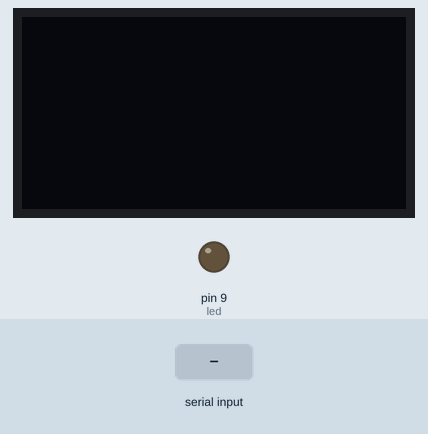
Recording of a sketch running on a simulated Arduino Uno, built with avr-gcc and run on an emulated ATmega328P. On the bench: 128×64 one-colour display, output pins drawn as LEDs (lit = HIGH). The inputs (shaded band) are chosen by the test bench.

Above: at 1.2 s.
1.3 s: "90 45\n" received over Serial
At 1.8 s:
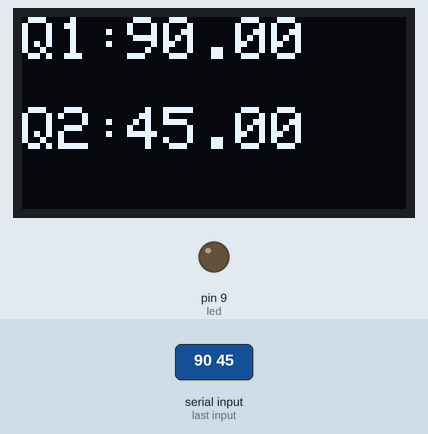
2.8 s: "30 150\n" received over Serial
At 4.2 s:
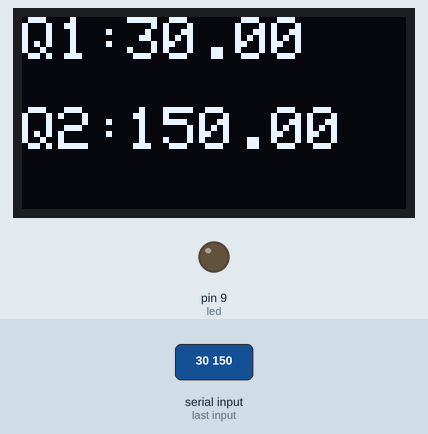
Timing chart, 0 to 5.8 s (numbered marks = the images above; inputs shaded):
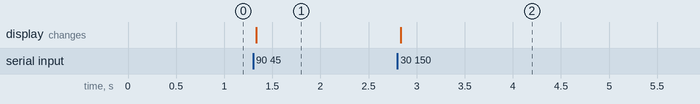

Measured:
- after the input at 1.3 s, the display: changes at once (image 1)
- after the input at 2.8 s, the display: changes at once (image 2)

The sketch:

Control_V3.ino
```cpp
//Oscar Chanax
//Proyecto #2 Telecomunicaciones
//libreria pantalla

#include <SPI.h>
#include <Wire.h>
#include <Adafruit_GFX.h>
#include <Adafruit_SSD1306.h>


#include <SoftwareSerial.h>                                                       //Libreria para Comunicación Serial


#define SCREEN_WIDTH 128 // OLED display width, in pixels
#define SCREEN_HEIGHT 64 // OLED display height, in pixels

#define OLED_RESET     -1
#define SCREEN_ADDRESS 0x3C


Adafruit_SSD1306 display(SCREEN_WIDTH, SCREEN_HEIGHT, &Wire, OLED_RESET);

int RxArduino = 11;                                                               //Configuración Pin Receptor
int TxArduino = 12;                                                               //Configuracion Pin Transmisor

int led = 9;

int Brillo = 0;


void setup() {

  if (!display.begin(SSD1306_SWITCHCAPVCC, SCREEN_ADDRESS)) {
    Serial.println(F("SSD1306 allocation failed"));
    for (;;); // Don't proceed, loop forever
  }
  display.clearDisplay();              //Limpia la pantalla

  pinMode(led, OUTPUT);
  //FSK.begin(300);                                                                    //Inicializa comunicación Serial en 300 BPS
  Serial.begin(9600);                                                                 //Inicializa monitor Serial para visualizacion

  display.setTextColor(SSD1306_WHITE);        // Color de texto
  display.setTextSize (2);                     //tamaño de letras


}

void loop()
{


  if (Serial.available() > 0)                   //>1 para que no se apage el led despues de enviar el dato por el monitor serie
  {
    display.clearDisplay();
    display.setCursor(0, 0);                     //Poscion del cursor
    display.print ("Q1: ");                //Impresion de hola mundo
    display.setCursor(0, 30);                     //Poscion del cursor
    display.print ("Q2: ");                //Impresion de hola mundo

    //Lectura del dato en comunicacion Serial
    String dato = Serial.readStringUntil ('\n');


    String dato1 = "";
    String dato2 = "";

    //Aqui separo los datos enviados

    int index = dato.indexOf(' '); // Encuentra el índice del primer espacio en la cadena

    if (index != -1) { // Si se encuentra el espacio
      dato1 = dato.substring(0, index); // La primera parte de la cadena hasta el espacio es el primer dato
      dato2 = dato.substring(index + 1); // La segunda parte de la cadena después del espacio es el segundo dato
    }


    //Conversion de datos a double
    double valor1 = atof(dato1.c_str());
    double valor2 = atof(dato2.c_str());


    display.setCursor(35, 0);                     //Poscion del cursor
    display.print (valor1);
    display.setCursor(35, 30);                     //Poscion del cursor
    display.print (valor2);

    display.display();                          //imprime en pantalla


  }

}
```
